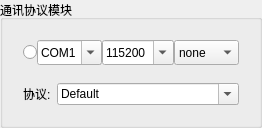
        <widget class="QGroupBox" name="groupBox_2">
         <property name="sizePolicy">
          <sizepolicy hsizetype="Preferred" vsizetype="Fixed">
           <horstretch>0</horstretch>
           <verstretch>0</verstretch>
          </sizepolicy>
         </property>
         <property name="title">
          <string>通讯协议模块</string>
         </property>
         <layout class="QVBoxLayout" name="verticalLayout_2">
          <property name="spacing">
           <number>0</number>
          </property>
          <property name="rightMargin">
           <number>11</number>
          </property>
          <item>
           <widget class="QWidget" name="" native="true">
            <layout class="QHBoxLayout" name="horizontalLayout_2">
             <property name="spacing">
              <number>0</number>
             </property>
             <item>
              <widget class="QRadioButton" name="radioButton">
               <property name="sizePolicy">
                <sizepolicy hsizetype="Fixed" vsizetype="Fixed">
                 <horstretch>0</horstretch>
                 <verstretch>0</verstretch>
                </sizepolicy>
               </property>
               <property name="text">
                <string/>
               </property>
               <property name="checkable">
                <bool>false</bool>
               </property>
               <property name="checked">
                <bool>false</bool>
               </property>
              </widget>
             </item>
             <item>
              <widget class="QComboBox" name="comboBox_com_select">
               <property name="sizePolicy">
                <sizepolicy hsizetype="Preferred" vsizetype="Minimum">
                 <horstretch>0</horstretch>
                 <verstretch>0</verstretch>
                </sizepolicy>
               </property>
               <property name="minimumSize">
                <size>
                 <width>0</width>
                 <height>25</height>
                </size>
               </property>
               <property name="editable">
                <bool>true</bool>
               </property>
               <item>
                <property name="text">
                 <string>COM1</string>
                </property>
               </item>
               <item>
                <property name="text">
                 <string>COM2</string>
                </property>
               </item>
              </widget>
             </item>
             <item>
              <widget class="QComboBox" name="comboBox_baund_select">
               <property name="minimumSize">
                <size>
                 <width>0</width>
                 <height>25</height>
                </size>
               </property>
               <property name="editable">
                <bool>true</bool>
               </property>
               <item>
                <property name="text">
                 <string>115200</string>
                </property>
               </item>
               <item>
                <property name="text">
                 <string>230400</string>
                </property>
               </item>
               <item>
                <property name="text">
                 <string>460800</string>
                </property>
               </item>
               <item>
                <property name="text">
                 <string>921600</string>
                </property>
               </item>
              </widget>
             </item>
             <item>
              <widget class="QComboBox" name="comboBox_check_select">
               <property name="minimumSize">
                <size>
                 <width>0</width>
                 <height>25</height>
                </size>
               </property>
               <property name="editable">
                <bool>false</bool>
               </property>
               <item>
                <property name="text">
                 <string>none</string>
                </property>
               </item>
               <item>
                <property name="text">
                 <string>odd</string>
                </property>
               </item>
               <item>
                <property name="text">
                 <string>even</string>
                </property>
               </item>
              </widget>
             </item>
            </layout>
           </widget>
          </item>
          <item>
           <widget class="QWidget" name="" native="true">
            <layout class="QHBoxLayout" name="horizontalLayout_3">
             <item>
              <widget class="QLabel" name="label_11">
               <property name="sizePolicy">
                <sizepolicy hsizetype="Maximum" vsizetype="Preferred">
                 <horstretch>0</horstretch>
                 <verstretch>0</verstretch>
                </sizepolicy>
               </property>
               <property name="text">
                <string>协议:</string>
               </property>
              </widget>
             </item>
             <item>
              <widget class="QComboBox" name="comboBox_rulename">
               <property name="editable">
                <bool>true</bool>
               </property>
               <item>
                <property name="text">
                 <string>Default</string>
                </property>
               </item>
              </widget>
             </item>
            </layout>
           </widget>
          </item>
         </layout>
        </widget>
